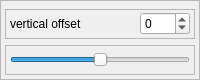
                              <widget class="QFrame" name="frame_6">
                               <property name="maximumSize">
                                <size>
                                 <width>16777215</width>
                                 <height>80</height>
                                </size>
                               </property>
                               <property name="frameShape">
                                <enum>QFrame::StyledPanel</enum>
                               </property>
                               <property name="frameShadow">
                                <enum>QFrame::Raised</enum>
                               </property>
                               <layout class="QVBoxLayout" name="verticalLayout_10">
                                <property name="leftMargin">
                                 <number>4</number>
                                </property>
                                <property name="topMargin">
                                 <number>8</number>
                                </property>
                                <property name="rightMargin">
                                 <number>4</number>
                                </property>
                                <property name="bottomMargin">
                                 <number>4</number>
                                </property>
                                <item>
                                 <widget class="QFrame" name="frame_13">
                                  <property name="minimumSize">
                                   <size>
                                    <width>0</width>
                                    <height>0</height>
                                   </size>
                                  </property>
                                  <property name="maximumSize">
                                   <size>
                                    <width>16777215</width>
                                    <height>30</height>
                                   </size>
                                  </property>
                                  <property name="frameShape">
                                   <enum>QFrame::StyledPanel</enum>
                                  </property>
                                  <property name="frameShadow">
                                   <enum>QFrame::Raised</enum>
                                  </property>
                                  <layout class="QHBoxLayout" name="horizontalLayout_15">
                                   <property name="leftMargin">
                                    <number>4</number>
                                   </property>
                                   <property name="topMargin">
                                    <number>1</number>
                                   </property>
                                   <property name="rightMargin">
                                    <number>4</number>
                                   </property>
                                   <property name="bottomMargin">
                                    <number>1</number>
                                   </property>
                                   <item>
                                    <widget class="QLabel" name="label_14">
                                     <property name="text">
                                      <string>vertical offset</string>
                                     </property>
                                    </widget>
                                   </item>
                                   <item>
                                    <widget class="QSpinBox" name="imgVOffsetSpinbox">
                                     <property name="maximumSize">
                                      <size>
                                       <width>50</width>
                                       <height>16777215</height>
                                      </size>
                                     </property>
                                     <property name="minimum">
                                      <number>-100</number>
                                     </property>
                                     <property name="maximum">
                                      <number>100</number>
                                     </property>
                                    </widget>
                                   </item>
                                  </layout>
                                 </widget>
                                </item>
                                <item>
                                 <widget class="QFrame" name="frame_14">
                                  <property name="minimumSize">
                                   <size>
                                    <width>0</width>
                                    <height>0</height>
                                   </size>
                                  </property>
                                  <property name="maximumSize">
                                   <size>
                                    <width>16777215</width>
                                    <height>30</height>
                                   </size>
                                  </property>
                                  <property name="frameShape">
                                   <enum>QFrame::StyledPanel</enum>
                                  </property>
                                  <property name="frameShadow">
                                   <enum>QFrame::Raised</enum>
                                  </property>
                                  <layout class="QHBoxLayout" name="horizontalLayout_6">
                                   <property name="leftMargin">
                                    <number>4</number>
                                   </property>
                                   <property name="topMargin">
                                    <number>1</number>
                                   </property>
                                   <property name="rightMargin">
                                    <number>4</number>
                                   </property>
                                   <property name="bottomMargin">
                                    <number>1</number>
                                   </property>
                                   <item>
                                    <widget class="QSlider" name="imgVOfsetSlider">
                                     <property name="minimumSize">
                                      <size>
                                       <width>100</width>
                                       <height>0</height>
                                      </size>
                                     </property>
                                     <property name="minimum">
                                      <number>-100</number>
                                     </property>
                                     <property name="maximum">
                                      <number>100</number>
                                     </property>
                                     <property name="orientation">
                                      <enum>Qt::Horizontal</enum>
                                     </property>
                                    </widget>
                                   </item>
                                  </layout>
                                 </widget>
                                </item>
                               </layout>
                              </widget>
